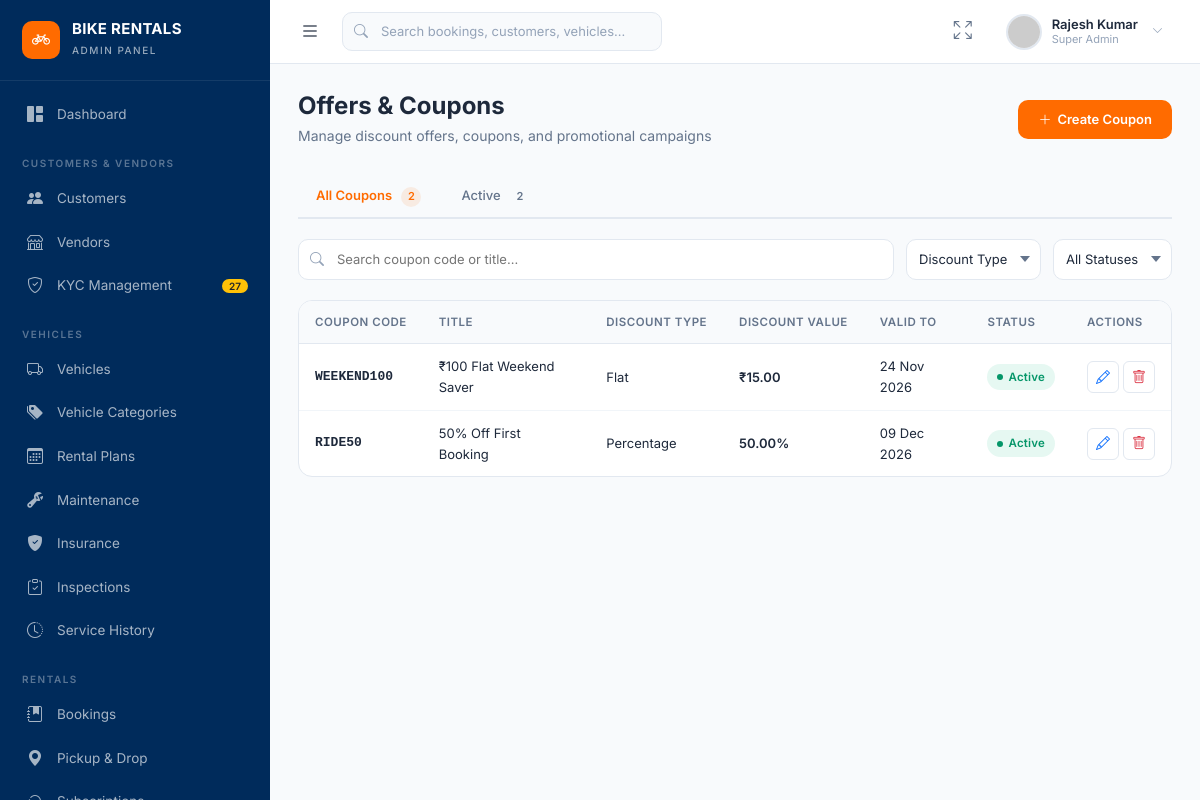
Screenshot of /offers/ with the database file from the repository.
### myapp/models.py (models this page shows, shortened)
class Offer(models.Model):
    TYPE_CHOICES = [
        ("percentage", "Percentage"),
        ("flat", "Flat Amount"),
    ]
    code = models.CharField(max_length=30, unique=True)
    title = models.CharField(max_length=150)
    discount_type = models.CharField(max_length=20, choices=TYPE_CHOICES, default="percentage")
    discount_value = models.DecimalField(max_digits=8, decimal_places=2)
    min_booking_amount = models.DecimalField(max_digits=10, decimal_places=2, default=0)
    max_discount = models.DecimalField(max_digits=10, decimal_places=2, default=500)
    valid_from = models.DateField(default=timezone.now)
    valid_to = models.DateField()
    usage_limit = models.PositiveIntegerField(default=100)
    times_used = models.PositiveIntegerField(default=0)
    is_active = models.BooleanField(default=True)
    class Meta:
        ordering = ["-id"]

### myapp/views.py (the view)
# urls.py: path('offers/', views.offer_list, name='admin_offers'),
def offer_list(request):
    offers = Offer.objects.all()
    return render(request, "admin/offers/list.html", {"offers": offers})

### myapp/templates/admin/offers/list.html (shortened to what this page needs)
{% extends "admin/base.html" %}
{% block content %}
<div class="page-header d-flex align-items-center justify-content-between flex-wrap gap-2">
    <div><h1>Offers & Coupons</h1><p>Manage discount offers, coupons, and promotional campaigns</p></div>
    <div class="page-header-actions"><a href="{% url 'admin_offer_form' %}" class="btn-primary-custom"><i class="bi bi-plus-lg"></i> Create Coupon</a></div>
</div>
<div class="admin-tabs">
    <div class="tab-item active">All Coupons <span class="tab-count">{{ offers|length }}</span></div>
    <div class="tab-item">Active <span class="tab-count">{{ offers|length }}</span></div>
</div>
<div class="filter-bar">
    <div class="filter-search"><i class="bi bi-search"></i><input type="text" placeholder="Search coupon code or title..."></div>
    <select><option value="">Discount Type</option><option>percentage</option><option>flat</option></select>
    <select><option value="">All Statuses</option><option>Active</option><option>Inactive</option></select>
</div>
<div class="panel-card">
    <div class="admin-table-wrapper">
        <table class="admin-table">
            <thead><tr><th>Coupon Code</th><th>Title</th><th>Discount Type</th><th>Discount Value</th><th>Valid To</th><th>Status</th><th>Actions</th></tr></thead>
            <tbody>
                {% for o in offers %}
                <tr>
                    <td class="cell-bold" style="font-family:monospace;">{{ o.code }}</td>
                    <td>{{ o.title }}</td>
                    <td>{{ o.discount_type|capfirst }}</td>
                    <td class="cell-bold">{% if o.discount_type == 'percentage' %}{{ o.discount_value }}%{% else %}₹{{ o.discount_value }}{% endif %}</td>
                    <td>{{ o.valid_to|date:"d M Y"|default:"31 Dec 2026" }}</td>
                    <td>
                        <span class="status-badge {% if o.is_active %}badge-active{% else %}badge-expired{% endif %}">
                            {% if o.is_active %}Active{% else %}Inactive{% endif %}
                        </span>
                    </td>
                    <td>
                        <div class="d-flex gap-1">
                            <button class="btn-sm-action text-primary" title="Edit" onclick="openEditModal('offer', '{{ o.code }}', this)"><i class="bi bi-pencil"></i></button>
                            <button class="btn-sm-action text-danger" title="Delete" data-bs-toggle="modal" data-bs-target="#confirmActionModal" data-action="delete" data-item="Coupon {{ o.code }}" data-api-url="/api/offers/{{ o.code }}/" data-api-method="DELETE"><i class="bi bi-trash"></i></button>
                        </div>
                    </td>
                </tr>
                {% empty %}
                <tr><td colspan="7" class="text-center py-4 text-muted">No coupons found.</td></tr>
                {% endfor %}
            </tbody>
        </table>
    </div>
</div>
{% endblock %}

### rows the page displays
Offer: code "WEEKEND100", title "₹100 Flat Weekend Saver", discount_type "Flat", discount_value "15.00", valid_to "24 Nov 2026", is_active "Active"
Offer: code "RIDE50", title "50% Off First Booking", discount_type "Percentage", discount_value "50.00", valid_to "09 Dec 2026", is_active "Active"

### other values shown
{{ offers|length }} "2"
